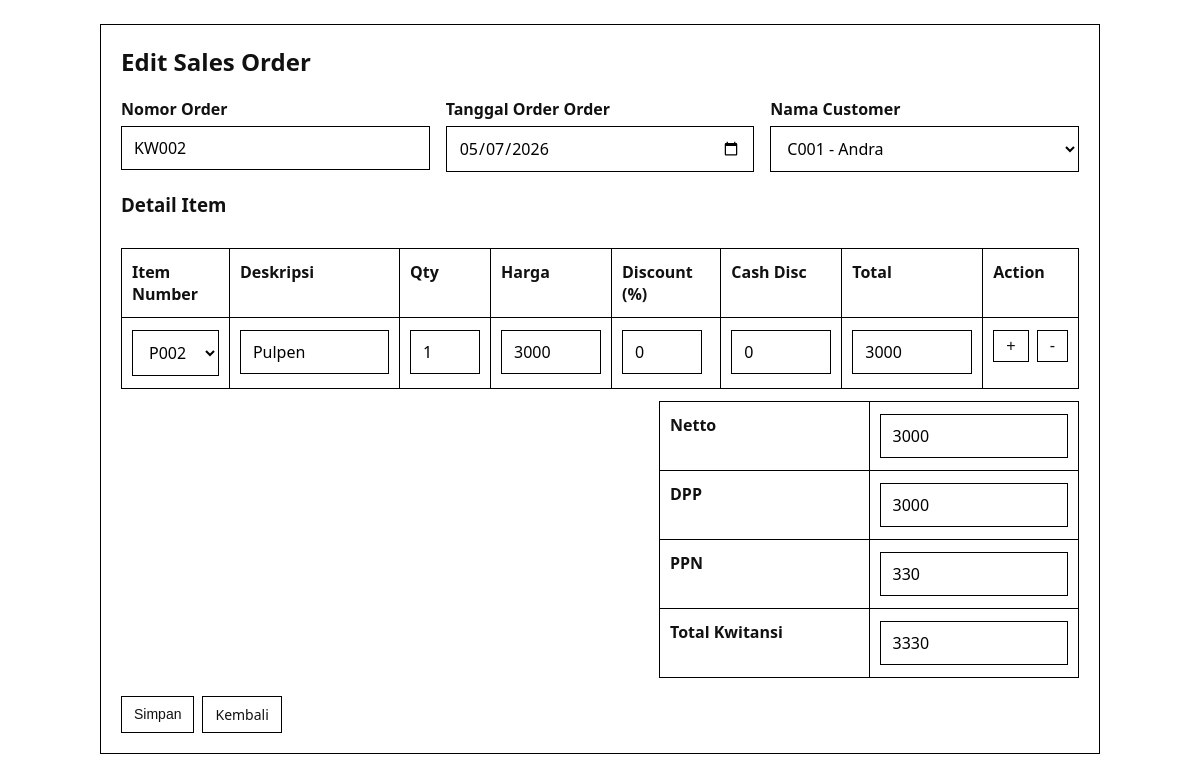
Page /orders/form.php?id=5 on the committed database.
### tables this page shows
CREATE TABLE `orders` (
  `orderId` int(11) NOT NULL,
  `orderNo` varchar(30) NOT NULL,
  `orderDate` date NOT NULL,
  `custId` int(11) NOT NULL,
  `subtotal` decimal(14,2) NOT NULL DEFAULT 0.00,
  `discAmount` decimal(14,2) NOT NULL DEFAULT 0.00,
  `netto` decimal(14,2) NOT NULL DEFAULT 0.00,
  `dpp` decimal(14,2) NOT NULL DEFAULT 0.00,
  `ppn` decimal(14,2) NOT NULL DEFAULT 0.00,
  `grandtotal` decimal(14,2) NOT NULL DEFAULT 0.00
);

CREATE TABLE `customers` (
  `custId` int(11) NOT NULL,
  `cust_nama` varchar(100) NOT NULL,
  `cust_alamat` text NOT NULL,
  `cust_hp` varchar(30) NOT NULL
);

CREATE TABLE `orderitem` (
  `orderItemId` int(11) NOT NULL,
  `orderId` int(11) NOT NULL,
  `itemId` int(11) NOT NULL,
  `qty` decimal(14,2) NOT NULL DEFAULT 0.00,
  `price` decimal(14,2) NOT NULL DEFAULT 0.00,
  `discAmount` decimal(14,2) NOT NULL DEFAULT 0.00,
  `totalItem` decimal(14,2) NOT NULL DEFAULT 0.00
);

CREATE TABLE `items` (
  `itemId` int(11) NOT NULL,
  `deskripsi` varchar(150) NOT NULL,
  `price` decimal(14,2) NOT NULL DEFAULT 0.00
);

### includes/helpers.php (called while the page is built, shortened)
<?php
function format_running_code(string $prefix, int $id, int $length = 3): string
{
    return $prefix . str_pad((string) $id, $length, '0', STR_PAD_LEFT);
}
function generate_order_no(mysqli $conn): string
{
    $prefix = 'KW';
    $result = $conn->query("
        SELECT orderNo
        FROM orders
        WHERE orderNo LIKE 'KW%'
        ORDER BY CAST(SUBSTRING(orderNo, 3) AS UNSIGNED) ASC
    ");
    $running = 1;
    while ($row = $result->fetch_assoc()) {
        $current = (int) substr($row['orderNo'], 2);
        $running++;
    }
    return format_running_code($prefix, $running);
}

### orders/form.php (the view, shortened to what this page needs)
<?php
require_once __DIR__ . '/../config/database.php';
require_once __DIR__ . '/../includes/header.php';
$orderId = isset($_GET['id']) ? (int) $_GET['id'] : 0;
$customers = $conn->query("SELECT custId, cust_nama FROM customers ORDER BY cust_nama ASC");
$items = $conn->query("SELECT itemId, deskripsi, price FROM items ORDER BY deskripsi ASC");
$itemsData = [];
if ($items) {
    while ($itemRow = $items->fetch_assoc()) {
        $itemsData[] = $itemRow;
    }
}
$order = [
    'orderId' => 0,
    'orderNo' => generate_order_no($conn),
    'orderDate' => date('Y-m-d'),
    'custId' => '',
    'headerDiscPercent' => 0,
    'headerDisc' => 0,
];
$details = [];
if ($orderId > 0) {
    $stmt = $conn->prepare("SELECT * FROM orders WHERE orderId = ?");
    $stmt->bind_param('i', $orderId);
    $stmt->execute();
    $result = $stmt->get_result();
    $dbOrder = $result->fetch_assoc();
    if ($dbOrder) {
        $order['orderId'] = (int) $dbOrder['orderId'];
        $order['orderNo'] = $dbOrder['orderNo'];
        $order['orderDate'] = $dbOrder['orderDate'];
        $order['custId'] = $dbOrder['custId'];
        $detailStmt = $conn->prepare("SELECT * FROM orderItem WHERE orderId = ?");
        $detailStmt->bind_param('i', $orderId);
        $detailStmt->execute();
        $detailResult = $detailStmt->get_result();
        $lineDiscountTotal = 0;
        while ($detailRow = $detailResult->fetch_assoc()) {
            $details[] = $detailRow;
            $lineDiscountTotal += (float) $detailRow['discAmount'];
        }
        $order['headerDisc'] = max(0, (float) $dbOrder['discAmount'] - $lineDiscountTotal);
        $subtotalBase = 0;
        $order['headerDiscPercent'] = 0;
        foreach ($details as $detail) {
            $subtotalBase += (float) $detail['qty'] * (float) $detail['price'];
        }
        if ($subtotalBase > 0) {
            $order['headerDiscPercent'] = ($order['headerDisc'] / $subtotalBase) * 100;
        }
    }
}
?>
<div class="card">
    <h2><?= $order['orderId'] ? 'Edit Sales Order' : 'Tambah Sales Order' ?></h2>
    <?php if (count($itemsData) === 0 || !$customers || $customers->num_rows === 0): ?>
        <div class="alert alert-error">
            Master customer dan item harus tersedia lebih dulu sebelum membuat sales order.
        </div>
    <?php else: ?>
        <form action="/test-krida/orders/save.php" method="post" id="order-form">
            <div class="grid grid-2">
                <div>
                    <label for="orderNo">Nomor Order</label>
                    <input type="text" id="orderNo" name="orderNo" required readonly
                        value="<?= htmlspecialchars($order['orderNo']) ?>">
                </div>
                <div>
                    <label for="orderDate">Tanggal Order Order</label>
                    <input type="date" id="orderDate" name="orderDate" required
                        value="<?= htmlspecialchars($order['orderDate']) ?>">
                </div>
                <div>
                    <label for="custId">Nama Customer</label>
                    <select id="custId" name="custId" required>
                        <?php
                        $customers->data_seek(0);
                        while ($customer = $customers->fetch_assoc()):
                            ?>
                            <option value="<?= (int) $customer['custId'] ?>" <?= (string) $order['custId'] === (string) $customer['custId'] ? 'selected' : '' ?>>
                                <?= htmlspecialchars(format_running_code('C', (int) $customer['custId']) . ' - ' . $customer['cust_nama']) ?>
                            </option>
                        <?php endwhile; ?>
                    </select>
                </div>
            </div>
            <div style="margin-top: 20px;">
                <div class="actions" style="justify-content: space-between;">
                    <h3>Detail Item</h3>
                </div>
                <table id="items-table">
                    <thead>
                        <tr>
                            <th>Item Number</th>
                            <th>Deskripsi</th>
                            <th>Qty</th>
                            <th>Harga</th>
                            <th>Discount (%)</th>
                            <th>Cash Disc</th>
                            <th>Total</th>
                            <th>Action</th>
                        </tr>
                    </thead>
                    <tbody>
                        <?php foreach ($details as $detail): ?>
                            <?php
                            $detailDesc = '';
                            foreach ($itemsData as $item) {
                                if ((string) $item['itemId'] === (string) $detail['itemId']) {
                                    $detailDesc = $item['deskripsi'];
                                    break;
                                }
                            }
                            $lineSubtotal = (float) $detail['qty'] * (float) $detail['price'];
                            $discPercent = $lineSubtotal > 0 ? ((float) $detail['discAmount'] / $lineSubtotal) * 100 : 0;
                            ?>
                            <tr>
                                <td>
                                    <select name="itemId[]" class="item-select" required>
                                        <?php foreach ($itemsData as $item): ?>
                                            <option value="<?= (int) $item['itemId'] ?>" data-price="<?= (float) $item['price'] ?>"
                                                data-desc="<?= htmlspecialchars($item['deskripsi']) ?>"
                                                <?= (string) $detail['itemId'] === (string) $item['itemId'] ? 'selected' : '' ?>>
                                                <?= htmlspecialchars(format_running_code('P', (int) $item['itemId'])) ?>
                                            </option>
                                        <?php endforeach; ?>
                                    </select>
                                </td>
                                <td><input type="text" class="desc-input" readonly value="<?= htmlspecialchars($detailDesc) ?>"></td>
                                <td><input type="number" step="0.01" min="0.01" name="qty[]" class="qty-input" required style="width: 70px;"
                                        value="<?= (float) $detail['qty'] ?>"></td>
                                <td><input type="number" step="0.01" min="0" name="price[]" class="price-input" required style="width: 100px;"
                                        value="<?= (float) $detail['price'] ?>"></td>
                                <td><input type="number" step="0.01" min="0" name="discPercent[]" class="disc-percent-input" style="width: 80px;"
                                        value="<?= round($discPercent, 2) ?>"></td>
                                <td><input type="number" step="0.01" min="0" name="itemDisc[]" class="disc-input" style="width: 100px;"
                                        value="<?= (float) $detail['discAmount'] ?>"></td>
                                <td><input type="number" step="0.01" min="0" name="totalItem[]" class="total-input" readonly style="width: 120px;"
                                        value="<?= (float) $detail['totalItem'] ?>"></td>
                                <td>
                                    <div class="actions" style="flex-wrap: nowrap;">
                                        <button type="button" class="btn btn-primary add-row-btn" style="padding: 6px 12px; font-size: 16px;">+</button>
                                        <button type="button" class="btn btn-danger remove-row-btn" style="padding: 6px 12px; font-size: 16px;">-</button>
                                    </div>
                                </td>
                            </tr>
                        <?php endforeach; ?>
                    </tbody>
                </table>
            </div>
            <table class="summary">
                <tr>
                    <td>Netto</td>
                    <td><input type="number" step="0.01" min="0" name="netto" id="netto" readonly></td>
                </tr>
                <tr>
                    <td>DPP</td>
                    <td><input type="number" step="0.01" min="0" name="dpp" id="dpp" readonly></td>
                </tr>
                <tr>
                    <td>PPN</td>
                    <td><input type="number" step="0.01" min="0" name="ppn" id="ppn" readonly></td>
                </tr>
                <tr>
                    <td>Total Kwitansi</td>
                    <td><input type="number" step="0.01" min="0" name="grandtotal" id="grandtotal" readonly></td>
                </tr>
            </table>
            <div class="actions" style="margin-top: 18px;">
                <button type="submit" class="btn btn-primary">Simpan</button>
                <a class="btn btn-light" href="/test-krida/orders/index.php">Kembali</a>
            </div>
        </form>
    <?php endif; ?>
</div>
<?php require_once __DIR__ . '/../includes/footer.php'; ?>

### includes/header.php (style rules this page uses)
* { box-sizing: border-box; }
body { margin: 0; font-family: "Segoe UI", Tahoma, sans-serif; background: #fff; color: #111; }
.btn { text-decoration: none; border: 1px solid #000; cursor: pointer; display: inline-flex; align-items: center; justify-content: center; padding: 8px 12px; border-radius: 0; font-size: 14px; background: #fff; color: #111; }
.card { background: #fff; border: 1px solid #000; padding: 20px; margin-top: 20px; }
.card h2, .card h3 { margin-top: 0; }
.grid { display: grid; gap: 16px; }
.grid-2 { grid-template-columns: repeat(auto-fit, minmax(260px, 1fr)); }
label { display: block; margin-bottom: 6px; font-weight: 600; }
input, textarea, select { width: 100%; padding: 10px 12px; border: 1px solid #000; border-radius: 0; font: inherit; background: #fff; }
.btn-primary, .btn-warning, .btn-danger, .btn-light { background: #fff; color: #111; }
table { width: 100%; border-collapse: collapse; margin-top: 12px; }
th, td { padding: 12px 10px; border: 1px solid #000; text-align: left; vertical-align: top; }
.actions { display: flex; flex-wrap: wrap; gap: 8px; }
.summary { width: min(420px, 100%); margin-left: auto; }
.summary td:first-child { font-weight: 600; width: 50%; }

### rows in the picture
orders: orderNo "KW002", orderDate "05/07/2026", custId "C001 - Andra"
orderitem: itemId.itemId "P002", itemId.deskripsi "Pulpen", qty "1", price "3000", qty+price+discAmount "0", discAmount "0", totalItem "3000"
